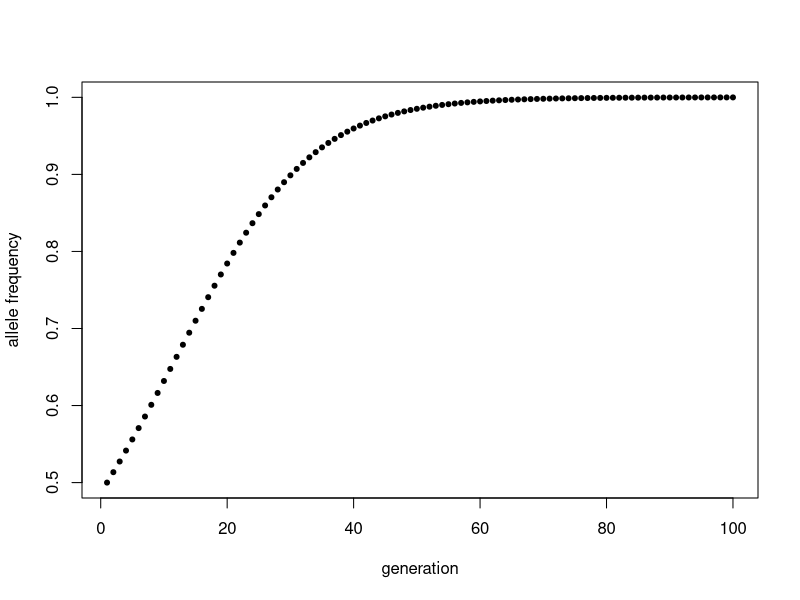
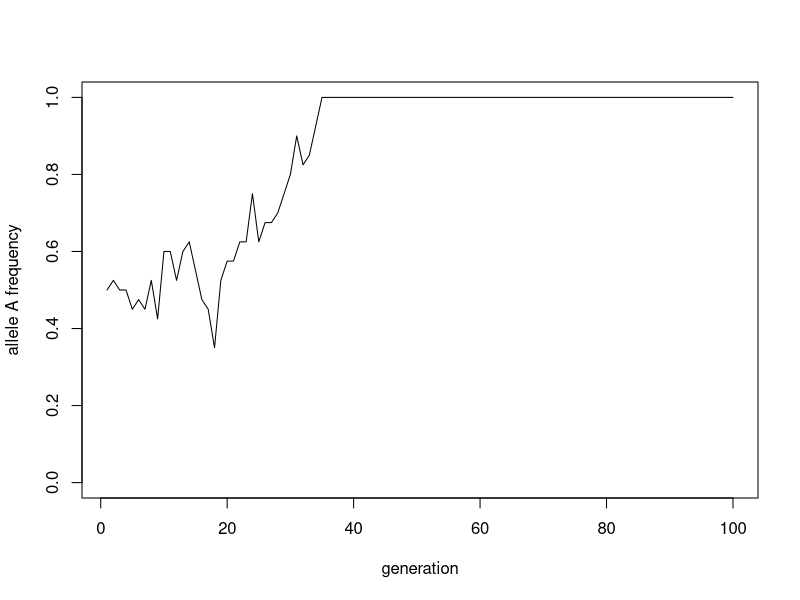
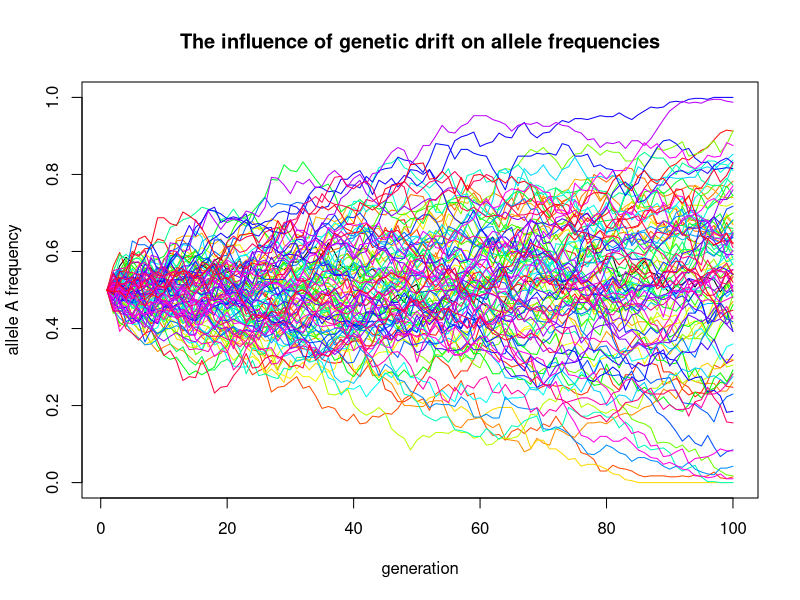
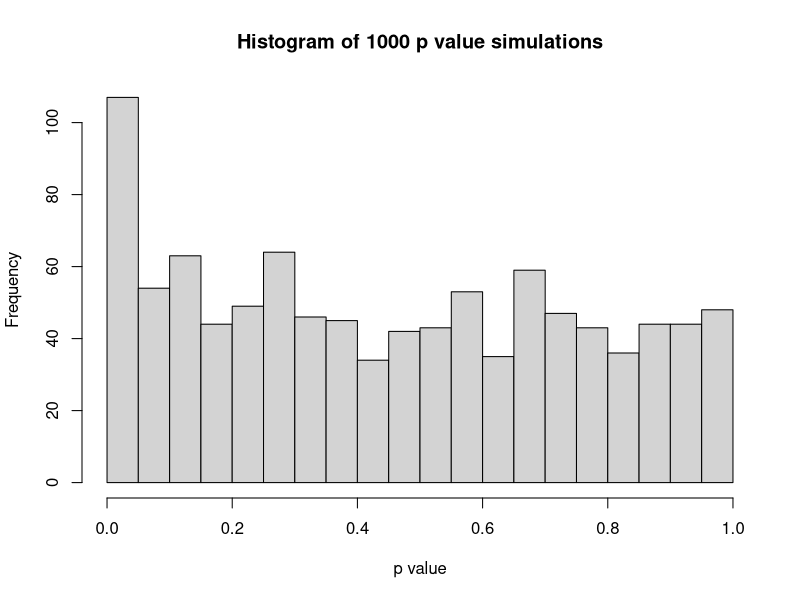
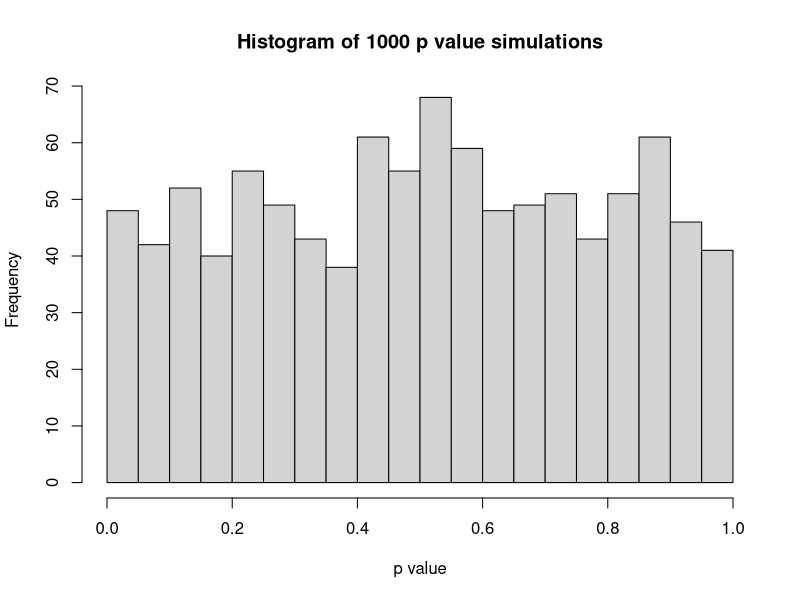
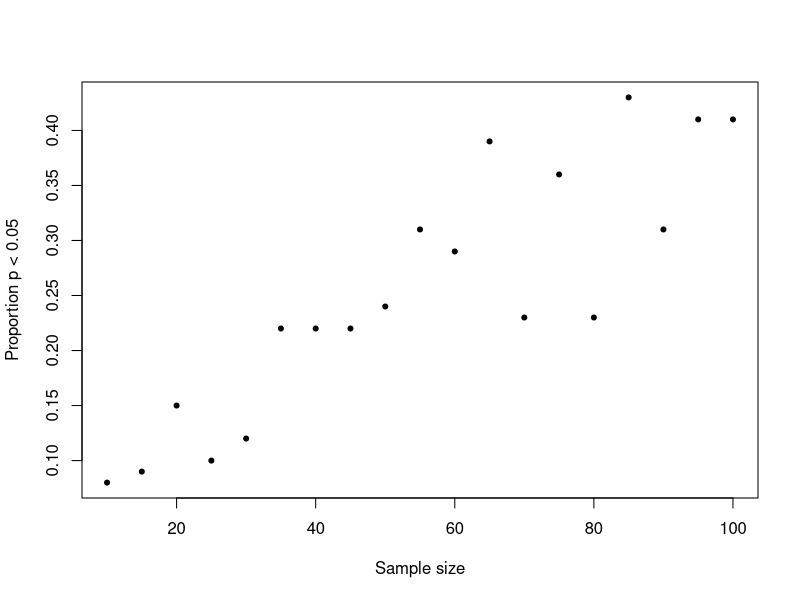

Recreate these plots in R, in order.
## ---- chunk 1
diploid_selection <- function(p0, Wpp, Wpq, Wqq, n) {
  #Initialize vectors to store allele frequencies and mean pop fitness
  p <- rep(NA, n)
  q <- rep(NA, n)
  w_bar <- rep(NA, n)
  
  #starting conditions
  p[1] <- p0
  q[1] <- 1 - p0
 
  #for loop from generation to generation
  for (i in 2:n) {
    w_bar[i-1] <- (p[i-1]^2)*Wpp + 2*p[i-1]*q[i-1]*Wpq + (q[i-1]^2)*Wqq
    p[i] <- (p[i-1]^2)*(Wpp/w_bar[i-1]) + p[i-1]*q[i-1]*(Wpq/w_bar[i-1])
    q[i] <- (q[i-1]^2)*(Wqq/w_bar[i-1]) + p[i-1]*q[i-1]*(Wpq/w_bar[i-1])
  }
  print(p)
  if (any(p > 0.9999)) {
    fixation <- min(which.max(p > 0.9999))
    cat("fixation for p occurs approximately at generation:", fixation)
  } else {
    maxAlleleFreq <- max(p)
    cat("fixation of p does not occur, max allele frequency is:", maxAlleleFreq)
  }
  plot(x = 1:n, y = p, pch = 20, ylab = "allele frequency", xlab = "generation")
}
## ---- chunk 2
diploid_selection(0.5, 1, 0.9, 0.9, 100)
## ---- chunk 3
Genetic_Drift_sim <- function(N, p, n) {
  #Initializing vectors for storing frequencies of "A" and "a"
  freq_A <- rep(NA, n)
  freq_a <- rep(NA, n)
  #Starting values, p is freq of "A", q is freq of "a"
  freq_A[1] <- p
  freq_a[1] <- 1 - p
  
  #for loop from generation to generation
  for (i in 2:n) {
    allele_counts <- sample(c("A", "a"), size = N, replace = TRUE, prob = c(freq_A[i-1], freq_a[i-1]))
    freq_A[i] <- mean(allele_counts == "A")
    freq_a[i] <- mean(allele_counts == "a")
  }
  plot(x = 1:n, y = freq_A, ylim = c(0, 1), type = "l", ylab = "allele A frequency", xlab = "generation")
}
## ---- chunk 4
Genetic_Drift_sim(40, 0.5, 100)
## ---- chunk 5
Genetic_Drift_sim_lost <- function(N, p, n) {
  #Initializing vectors for storing frequencies of "A" and "a"
  freq_A <- rep(NA, n)
  freq_a <- rep(NA, n)
  #Starting values, p is freq of "A", q is freq of "a"
  freq_A[1] <- p
  freq_a[1] <- 1 - p
  
  #for loop from generation to generation
  for (i in 2:n) {
    allele_counts <- sample(c("A", "a"), size = N, replace = TRUE, prob = c(freq_A[i-1], freq_a[i-1]))
    freq_A[i] <- mean(allele_counts == "A")
    freq_a[i] <- mean(allele_counts == "a")
  }
  return(any(freq_A == 0))
}
## ---- chunk 6
Proportion_Lost <- function(x, N, p, n) {
  Bool_lost <- replicate(x, Genetic_Drift_sim_lost(N, p, n))
  return(mean(Bool_lost))
}
## ---- chunk 7
Proportion_Lost(1000, 400, 0.5, 100)
Proportion_Lost(1000, 400, 0.25, 100)
Proportion_Lost(1000, 400, 0.1, 100)
## ---- chunk 8
#Function accepts 'N', the number of alleles in the population, 'p', the frequency of allele "A" in the population, and 'n', the desired number of generations.
Genetic_Drift_sim_plot <- function(N, p, n) {
  #Initializing vectors for storing frequencies of "A" and "a"
  freq_A <- rep(NA, n)
  freq_a <- rep(NA, n)
  #Starting values, p is freq of "A", q is freq of "a"
  freq_A[1] <- p
  freq_a[1] <- 1 - p
  
  #for loop from generation to generation
  for (i in 2:n) {
    allele_counts <- sample(c("A", "a"), size = N, replace = TRUE, prob = c(freq_A[i-1], freq_a[i-1]))
    freq_A[i] <- mean(allele_counts == "A")
    freq_a[i] <- mean(allele_counts == "a")
  }
  return(freq_A)
}
## ---- chunk 9
#Function accepts same 'N', 'p', 'n' variables as above, as well as variable 'x' denoting the desired number of simulations.
Freq_plot <- function(x, N, p, n) {
  plot(x = 1:n, y = Genetic_Drift_sim_plot(N, p, n), ylim = c(0, 1), type = "l", ylab = "allele A frequency", xlab = "generation", main = "The influence of genetic drift on allele frequencies")
  col_gen <- rainbow(x-1)
  for (i in 1:x-1) {
    lines(x = 1:n, y = Genetic_Drift_sim_plot(N, p, n), col = col_gen[i])
  }
}
## ---- chunk 10
Freq_plot(100, 400, 0.5, 100)
## ---- chunk 11
p_value <- function(a, b, n, s) {
  x <- seq(from = 1, to = 10, length.out = n)
  y_deterministic <- a + b*x
  y_simulated <- rnorm(length(x), mean = y_deterministic, sd = s)
  mod_sim <- lm(y_simulated ~ x)
  p_val_slope <- summary(mod_sim)$coef[2,4]
  return(p_val_slope)
}
## ---- chunk 12
set.seed(720)
p_value(0.5, 0.1, 20, 2)
## ---- chunk 13
p_value_1000 <- replicate(1000, p_value(0.5, 0.1, 20, 2))
hist(p_value_1000, breaks = 20, xlab = "p value", main = "Histogram of 1000 p value simulations")
mean(p_value_1000 < 0.05)
## ---- chunk 14
p_value_1000_slope0 <- replicate(1000, p_value(0.5, 0, 20, 2))
hist(p_value_1000_slope0, breaks = 20, xlab = "p value", main = "Histogram of 1000 p value simulations")
mean(p_value_1000_slope0 < 0.05)
## ---- chunk 15
by5seq <- seq(10, 100, by = 5)
by5p <- rep(NA, length(by5seq))
for (i in 1:length(by5seq)) {
  by5p[i] <- mean(replicate(100, p_value(0.5, 0.1, by5seq[i], 1.5)) < 0.05)
}
plot(x = by5seq, y = by5p, xlab = "Sample size", ylab = "Proportion p < 0.05", pch = 20)
